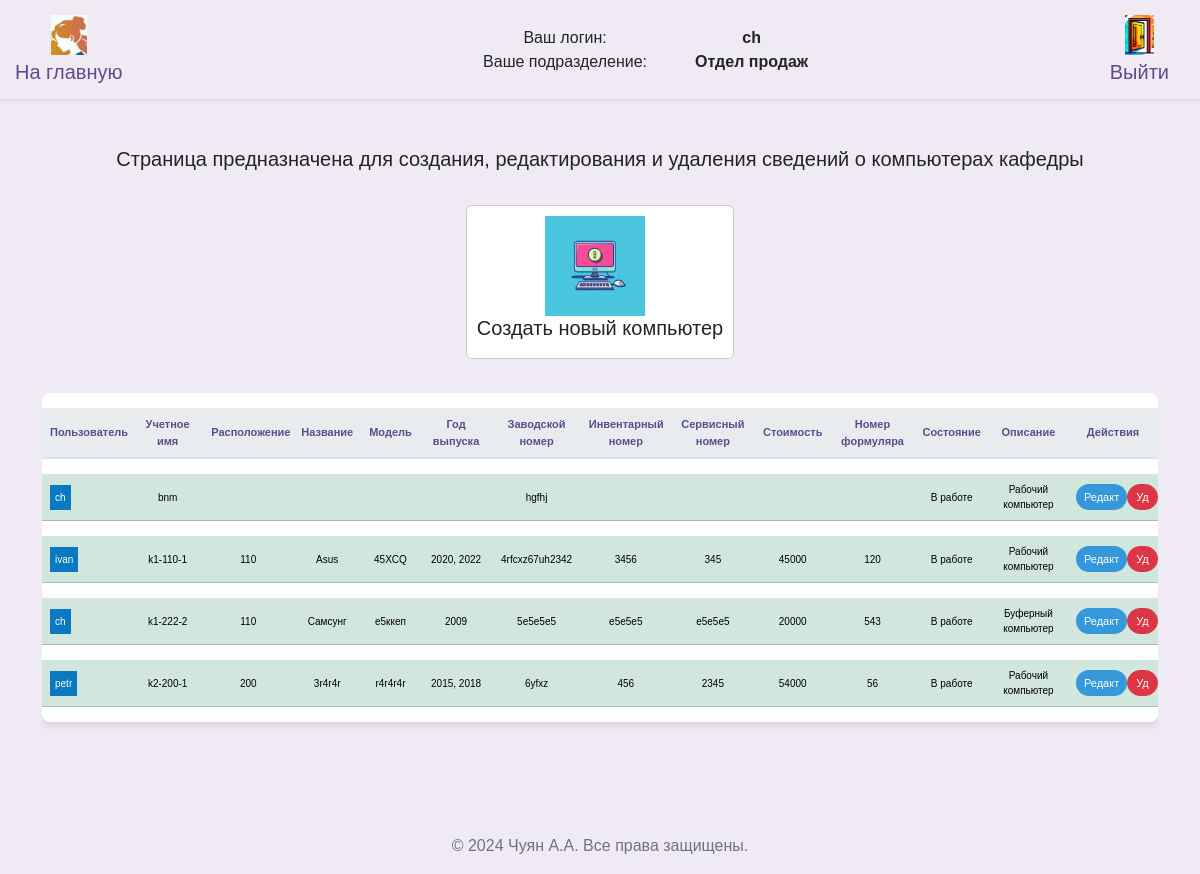
/arms (signed in), run on an earlier commit of the app's database.
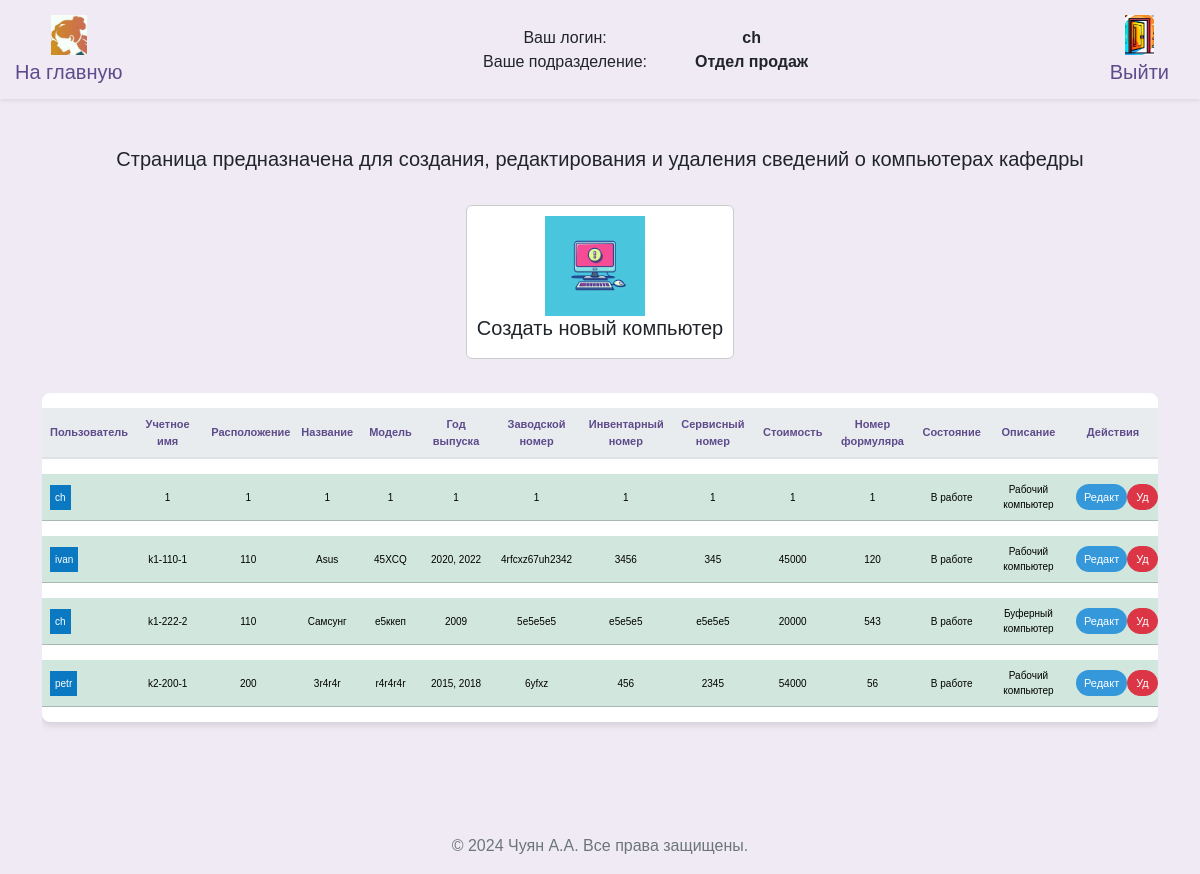
And on a later commit of the database.
### src/database/models.py (models this page shows, shortened)
class Worker(Base):
    __tablename__ = "worker"
    id = Column(Integer, primary_key=True)
    role = Column(Enum(Role), default=Role.guest)
    fio = Column(String)
    name = Column(String, unique=True)
    password = Column(String)
    department = Column(String)
    position = Column(String)
    description = Column(String, default=None)
    conn_worker_arm = relationship(
        "Arm", back_populates="conn_arm_worker"
    )

class Arm(Base):
    __tablename__ = "arm"
    id = Column(Integer, primary_key=True)
    title = Column(String, unique=True)
    department_arm = Column(String)
    location = Column(String)
    name = Column(String)
    model = Column(String)
    release = Column(String)
    num_serial = Column(String)
    num_invent = Column(String)
    num_service = Column(String)
    price = Column(String)
    formular = Column(String)
    state = Column(String)
    description = Column(String, default=None)
    description2 = Column(String, default=None)
    description3 = Column(String, default=None)
    id_worker = Column(Integer, ForeignKey("worker.id"), default=1)
    conn_arm_worker = relationship(
        "Worker", back_populates="conn_worker_arm"
    )

### src/frontend/router.py (the view)
@router.get("/arms")
async def get_arms(
    request: Request,
    worker: Worker = Depends(get_worker_or_redirect),
    session: AsyncSession = Depends(get_session),
):
    data = await CRUDArm.get_all_arm_sorted(session)
    data_worker = await CRUDWorker.get_all(session)
    return templates.TemplateResponse(
        "arms/index.html",
        {"request": request, "worker": worker, "data": data, "data_worker": data_worker},
    )

### src/frontend/template/arms/index.html (shortened to what this page needs)
{% extends "base/base.html" %}
{% block content %}
<head>
</head>
<h5 class="mb-4" style="margin-bottom: 60px; text-align: center;">Страница предназначена для создания, редактирования и удаления сведений о компьютерах кафедры</h5>
<div class="d-flex flex-wrap justify-content-center align-items-center">
  <a class="nav-link " href="#" data-bs-toggle="modal" data-bs-target="#modalCreateArm" data-bs-department-arm= "{{worker.department}}" style="text-decoration: none;" >
    <div class="d-flex align-items-center card" style="margin: 10px; border: 1px solid #ccc; padding: 10px; display: flex; justify-content: center;">
      <img src="../frontend/assets/img/arm.jpg" alt="..." style="width: 100px; height: auto; margin-right: 10px;">
      <div>
        <h5 class="card-title" style="text-align: center;">Создать новый компьютер</h5>
      </div>
    </div>
  </a>
</div>
<div class="row">
  <div class="col-12">
    <div class="table-responsive">
      <table class="table table-hover table-shadow table-rounded">
        <thead>
          <tr>
            <th scope="col" >Пользователь</th>
            <th scope="col" >Учетное имя</th>
            <th scope="col" >Расположение</th>
            <th scope="col" >Название</th>
            <th scope="col" >Модель</th>
            <th scope="col" >Год выпуска</th>
            <th scope="col" >Заводской номер</th>
            <th scope="col" >Инвентарный номер</th>
            <th scope="col" >Сервисный номер</th>
            <th scope="col" >Стоимость</th>
            <th scope="col" >Номер формуляра</th>
            <th scope="col" >Состояние</th>
            <th scope="col" >Описание</th>
            <th scope="col" >Действия</th>
          </tr>
        </thead>
        <tbody class="text-center">
          {% for tuple in data %}
            {% set object = tuple %}
              {% if object.department_arm == worker.department %}
                {% for tuple2 in data_worker %}
                  {% if tuple2.id == object.id_worker %}
                    {% set varUserName = tuple2.name %}
                    {% set varUserId = tuple2.id %}
                    <tr class="table-success">
                      <td>
                        <div style="display: flex;">
                          <span style="padding: 5px;
                            {% if varUserName == 'Нет пользователя' %}
                              background-color: #ff0000;
                            {% else %}
                              background-color: #0b79c2;
                            {% endif %}
                            color: white;">
                            {{varUserName}}
                          </span>
                        </div>
                      </td>
                      <td>{{ object.title }}</td>
                      <td>{{ object.location }}</td>
                      <td>{{ object.name }}</td>
                      <td>{{ object.model }}</td>
                      <td>{{ object.release }}</td>
                      <td>{{ object.num_serial }}</td>
                      <td>{{ object.num_invent }}</td>
                      <td>{{ object.num_service }}</td>
                      <td>{{ object.price }}</td>
                      <td>{{ object.formular }}</td>
                      <td>{{ object.state }}</td>
                      <td>{{ object.description }}</td>
                      <td>
                        <div style="display: flex;">
                          <button type="button" class="btn btn-primary btn-sm" style="background-color: #3498db; color: white; font-size: 11px;"
                            data-bs-toggle="modal"
                            data-bs-target="#modalUpdate"
                            data-bs-id="{{object.id}}"
                            data-bs-user="{{varUserName}}"
                            data-bs-title="{{object.title}}"
                            data-bs-location="{{object.location}}"
                            data-bs-name="{{object.name}}"
                            data-bs-model="{{object.model}}"
                            data-bs-release="{{object.release}}"
                            data-bs-num_serial="{{object.num_serial}}"
                            data-bs-num_invent="{{object.num_invent}}"
                            data-bs-num_service="{{object.num_service}}"
                            data-bs-price="{{object.price}}"
                            data-bs-formular="{{object.formular}}"
                            data-bs-state="{{object.state}}"
                            data-bs-description="{{object.description}}"
                            data-bs-workerdepartment= "{{worker.department}}"
                            data-bs-user_id="{{varUserId}}"
                            console.log(data-bs-user)
                            >
                            Редакт
                          </button>
                          <button type="button" class="btn btn-danger btn-sm" style="color: white; font-size: 11px;"
                            onclick="deleteArm('{{ object.id }}')">
                            Уд
                          </button>
                        </div>
                      </td>
                    </tr>
                {% endif %}
              {% endfor %}
            {% endif %}
          {% endfor %}
        </tbody>
      </table>
    </div>
  </div>
</div>
{% endblock %}

### src/frontend/template/base/base.html (shortened to what this page needs)
<!DOCTYPE html>
<html lang="ru">
<head>{% include 'base/head.html' %}</head>
<body>
  {% include 'base/nav.html' %}
  <div class="container my-5">
    {% block content %}{% endblock %}
  </div>
  {% include 'base/footer.html' %}
</body>
</html>

### src/frontend/template/base/head.html (shortened to what this page needs)
<head>
  <link rel="stylesheet" href="/frontend/assets/css/bootstrap.min.css">
  <link href="/frontend/assets/css/select2.min.css" rel="stylesheet" />
  <link rel="stylesheet" href="/frontend/assets/css/base.css">
</head>

### src/frontend/template/base/nav.html (shortened to what this page needs)
<nav class="navbar navbar-expand-lg navbar-light shadow-sm">
  <div class="container-fluid d-flex justify-content-between align-items-center">
    <a class="navbar-brand" href="/">
      <img src="/frontend/assets/img/logo_min.jpg" alt="Педагог Logo" id="brand-logo" style="max-height: 40px;">
      <span>На главную</span>
    </a>
    <div class="user-info">
      <div class="d-flex align-items-center">
        <span class="label">Ваш логин:</span>
        <span class="value">{{ worker.name }}</span>
      </div>
      <div class="d-flex align-items-center">
        <span class="label">Ваше подразделение:</span>
        <span class="value">{{ worker.department }}</span>
      </div>
    </div>
    <a class="navbar-brand" href="/logout">
      <img src="/frontend/assets/img/icon_exit.jpg" alt="Выход" id="exit" style="max-height: 40px;">
      <span>Выйти</span>
    </a>
  </div>
</nav>

### src/frontend/template/base/footer.html
﻿<footer style="text-align: center;">
  <p>&copy; 2024 Чуян А.А. Все права защищены.</p>
</footer>

### src/frontend/assets/css/base.css (style rules this page uses)
body { margin: 0; font-family: 'Nunito Sans', Arial, sans-serif; background-color: #efeaf4; }
.navbar { background-color: rgb(255, 255, 255), 255, 255); box-shadow: 0 4px 6px rgba(0, 0, 0, 0.1); }
.navbar-brand, .nav-link { color: #5e4b8b !important; }
.nav-link { margin: 0 10px; border-radius: 20px; transition: background-color 0.3s, color 0.3s; }
p { color: #6c757d; }
.table { background-color: #ffffff; color: #5e4b8b; border-collapse: separate; border-spacing: 0 15px; }
.table th, .table td { border-top: none !important; vertical-align: middle; }
.table thead th { background-color: #e9ecef; color: #5e4b8b; border-bottom: 2px solid #dee2e6; }
.table .btn, .table a { color: #7e57c2; transition: color 0.3s; }
.table td { padding: .5rem; }
.table-rounded { border-radius: .5rem; overflow: hidden; }
.table-shadow { box-shadow: 0 4px 6px rgba(0, 0, 0, 0.1); }
.btn { border-radius: 20px; }
.btn-primary { background-color: #8e44b0; border: none; color: #ffffff; transition: background-color 0.3s, color 0.3s, box-shadow 0.3s; }

### src/frontend/template/base/nav.html (style rules this page uses)
.navbar { padding: 10px 0; }
.container-fluid { padding: 0 15px; }
.navbar-brand { display: flex; flex-direction: column; align-items: center; text-align: center; max-width: 120px; white-space: normal; line-height: 1.2; }
.navbar-brand img { margin-bottom: 5px; }
.user-info { text-align: center; }
.label { display: inline-block; width: auto; margin-right: 5px; width: 250px; }
.value { font-weight: bold; flex: 1; }

### src/frontend/template/arms/index.html (style rules this page uses)
table { font-family: Arial, sans-serif; }
.table th, .table td { max-width: 90px; }
td { font-size: 10px; }
th { text-align: center; font-size: 11px; }

What changed in the data, as far as the page shows it:
removed Arm: title "bnm", num_serial "hgfhj", state "В работе", description "Рабочий компьютер", Worker (name "ch")
added Arm: title "1", location "1", name "1", model "1", release "1", num_serial "1", num_invent "1", num_service "1", price "1", formular "1", state "В работе", description "Рабочий компьютер", Worker (name "ch")
